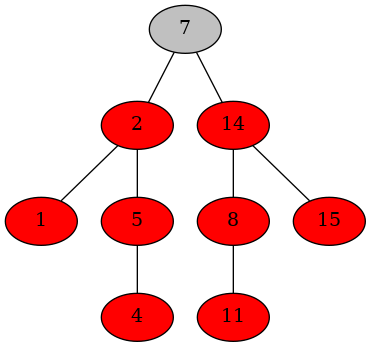

Recreate this plot in Python.
from hashlib import new
from typing import Any, Type
import pydot


class Node:
    def __init__(self, color: str, key: int, left: Any, right: Any, parent: Any) -> None:
        self.color = color
        self.key = key
        self.left = left
        self.right = right
        self.parent = parent


def draw_tree(graph, tree: Node):

    if tree.left is None and tree.right is None:
        return
    elif tree.left is not None and tree.right is not None:
        x = pydot.Node(tree.left.key, style="filled", fillcolor=tree.left.color)
        graph.add_node(x)
        x = pydot.Node(tree.right.key, style="filled", fillcolor=tree.right.color)
        graph.add_node(x)
        edge = pydot.Edge(tree.key, tree.left.key)
        graph.add_edge(edge)
        edge = pydot.Edge(tree.key, tree.right.key)
        graph.add_edge(edge)
        draw_tree(graph, tree.left)
        draw_tree(graph, tree.right)
    elif tree.left is not None:
        x = pydot.Node(tree.left.key, style="filled", fillcolor=tree.left.color)
        graph.add_node(x)
        edge = pydot.Edge(tree.key, tree.left.key)
        graph.add_edge(edge)
        draw_tree(graph, tree.left)
    elif tree.right is not None:
        x = pydot.Node(tree.right.key, style="filled", fillcolor=tree.right.color)
        graph.add_node(x)
        edge = pydot.Edge(tree.key, tree.right.key)
        graph.add_edge(edge)
        draw_tree(graph, tree.right)

    graph.write_png("rb_tree.png")


def left_rotate(root: Node, x: Node) -> None:
    y = x.right
    x.right = y.left
    if y.left is not None:
        y.left.parent = x
    y.parent = x.parent
    if x.parent is None:
        root = y
    elif x == x.parent.left:
        x.parent.left = y
    else:
        x.parent.right = y
    y.left = x
    x.parent = y


def right_rotate(root: Node, x: Node) -> None:
    y = x.left
    x.left = y.right
    if y.right is not None:
        y.right.parent = x
    y.parent = x.parent
    if x.parent is None:
        root = y
    elif x == x.parent.right:
        x.parent.right = y
    else:
        x.parent.left = y
    y.right = x
    x.parent = y


def rb_insert_fixup(root: Node, new_node: Node) -> None:
    while new_node.parent.color == "red":
        if new_node.parent == new_node.parent.parent.left:
            y = new_node.parent.parent.right
            if y.color == "red":
                new_node.parent.color = "gray"
                y.color = "gray"
                new_node.parent.parent.color = "red"
                new_node = new_node.parent.parent
            elif new_node == new_node.parent.right:
                new_node = new_node.parent
                left_rotate(root, new_node)
            else:
                new_node.parent.color = "gray"
                new_node.parent.parent.color = "red"
                right_rotate(root, new_node.parent.parent)

        else:
            y = new_node.parent.parent.left
            if y.color == "red":
                new_node.parent.color = "gray"
                y.color = "gray"
                new_node.parent.parent.color = "red"
                new_node = new_node.parent.parent
            elif new_node == new_node.parent.left:
                new_node = new_node.parent
                right_rotate(root, new_node)
            else:
                new_node.parent.color = "gray"
                new_node.parent.parent.color = "red"
                left_rotate(root, new_node.parent.parent)

    root.color = "gray"



def rb_insert(root: Node, new_node: Node) -> None:
    print("new: ", new_node.key)
    # y = None
    x = root
    while x != None:
        y = x
        if new_node.key < x.key:
            x = x.left
        else:
            x = x.right

    new_node.parent = y
    if y == None:
        root = new_node
    elif new_node.key < y.key:
        y.left = new_node
    else:
        y.right = new_node
    new_node.left = None
    new_node.right = None
    new_node.color = "red"
    print("new_parent: ", new_node.parent.color)
    print("ok")
    rb_insert_fixup(root, new_node)


def rb_tree(data: list):
    # print(data)
    root = Node("gray", data[0], None, None, None)
    for i in range(1, len(data)):
        new_node = Node("red", data[i], None, None, None)
        print("data: ", data[i])
        rb_insert(root, new_node)
    
    # print(root.right.right.right.key)
    graph = pydot.Dot(graph_type = 'graph', strict=True)
    x = pydot.Node(root.key, style="filled", fillcolor=root.color)
    graph.add_node(x)
    draw_tree(graph, root)



def main():
    list1 = [1, 2, 4, 5, 7, 8, 11, 14, 15]
    list2 = [7, 2, 14, 5, 1, 8, 11, 4, 15]
    rb_tree(list2)


if __name__ == '__main__':
    main()
